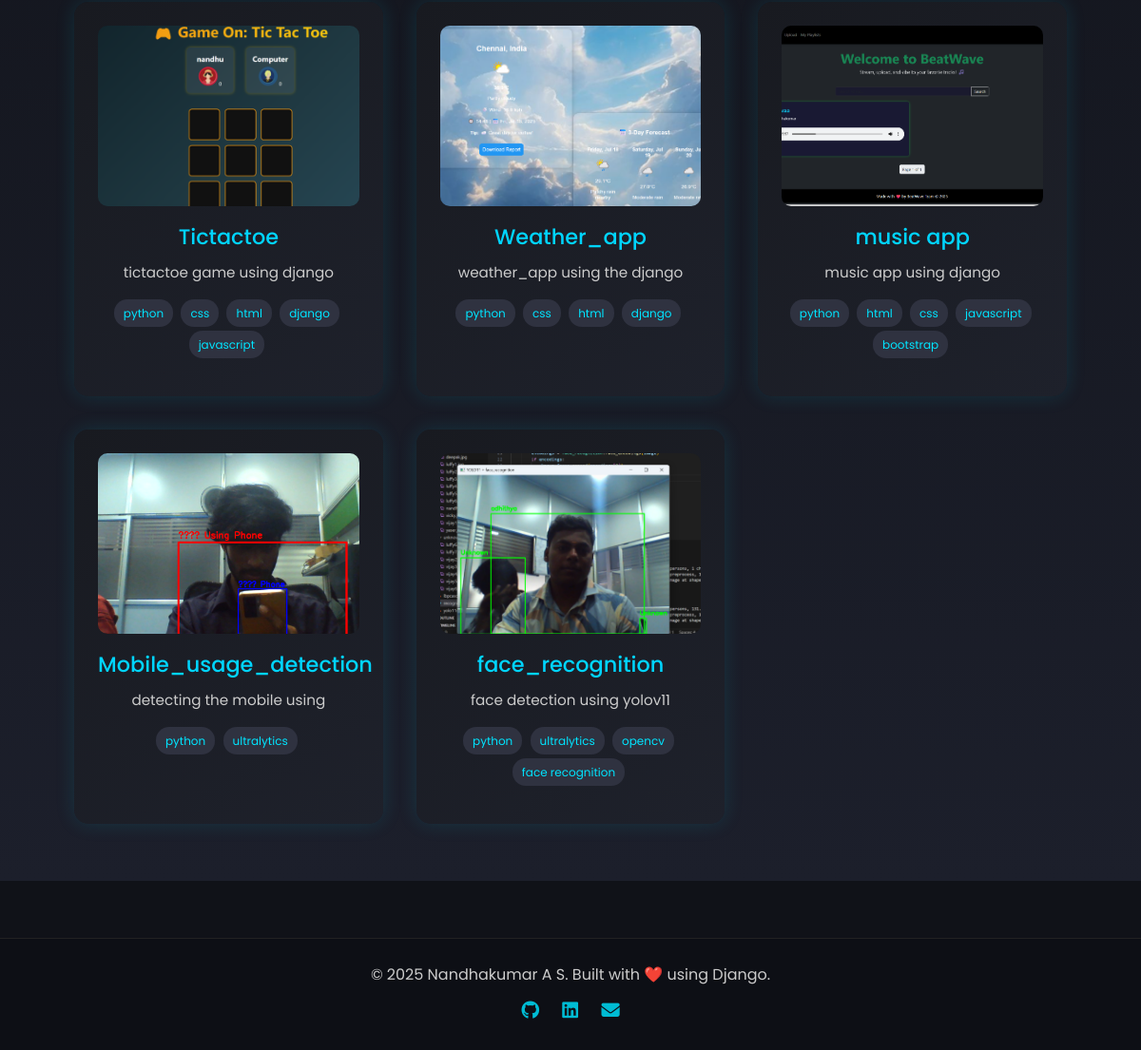
The page /projects/ (lower part) on the database as committed earlier.
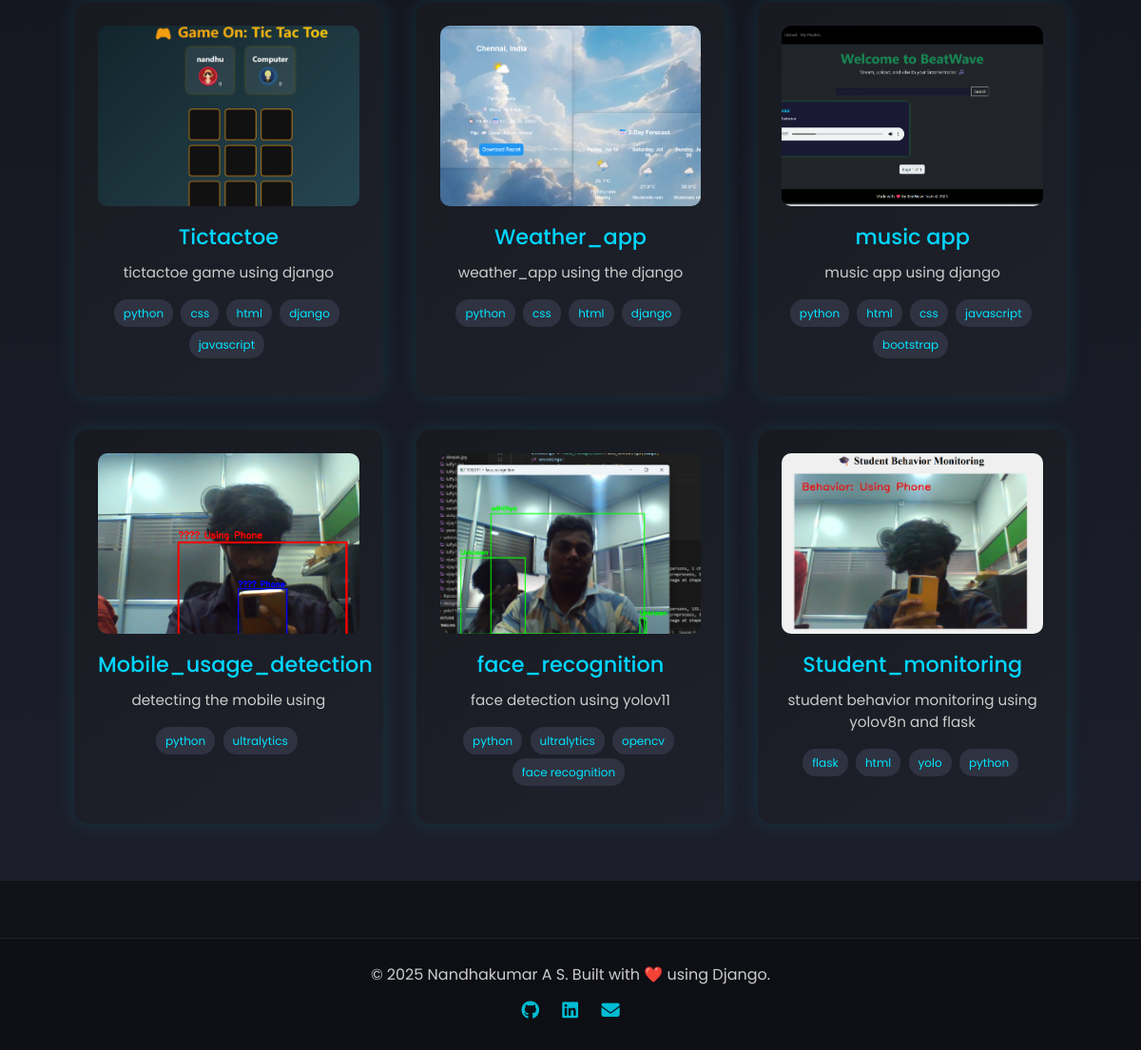
The same page on the database as committed later.
### core/models.py (models this page shows, shortened)
class Project(models.Model):
    title = models.CharField(max_length=200)
    description = models.TextField()
    image = models.ImageField(upload_to='projects/',blank=True,null=True)
    github_link = models.URLField(blank=True, null=True)
    live_link = models.URLField(blank=True, null=True)
    tech_stack = models.CharField(max_length=200)

### core/views.py (the view)
# urls.py: path('projects/', views.projects, name='projects'),
def projects(request):
    projects = Project.objects.all()
    for project in projects:
        project.tech_list = project.tech_stack.split(',')  # 👈 split here
    return render(request, 'core/projects.html', {'projects': projects})

### core/templates/core/projects.html (shortened to what this page needs)
{% extends 'base.html' %}
{% load static %}
{% block content %}
<section class="projects-section">
  <div class="container">
    <div class="project-grid">
      {% for project in projects %}
      <div class="project-card" data-category="{{ project.category|default:'frontend' }}">
        <div class="project-image">
          {% if project.image %}
            <img src="{{ project.image.url }}" alt="{{ project.title }}">
          {% else %}
            <img src="{% static 'core/images/placeholder.png' %}" alt="Project image placeholder">
          {% endif %}
        </div>
        <div class="project-info">
          <h3 class="project-title">{{ project.title }}</h3>
          <p class="project-description">{{ project.description|truncatewords:30 }}</p>
          {% if project.tech_list %}
          <div class="tech-tags">
            {% for tech in project.tech_list %}
              <span class="badge">{{ tech }}</span>
            {% endfor %}
          </div>
          {% endif %}
        </div>
      </div>
      {% endfor %}
    </div>
  </div>
</section>
{% endblock %}

Rows that differ between the two databases and show on the page:
added Project: image (picture), title "Student_monitoring", description "student behavior monitoring using yolov8n and flask", tech_list "flask" "html" "yolo" "python"
